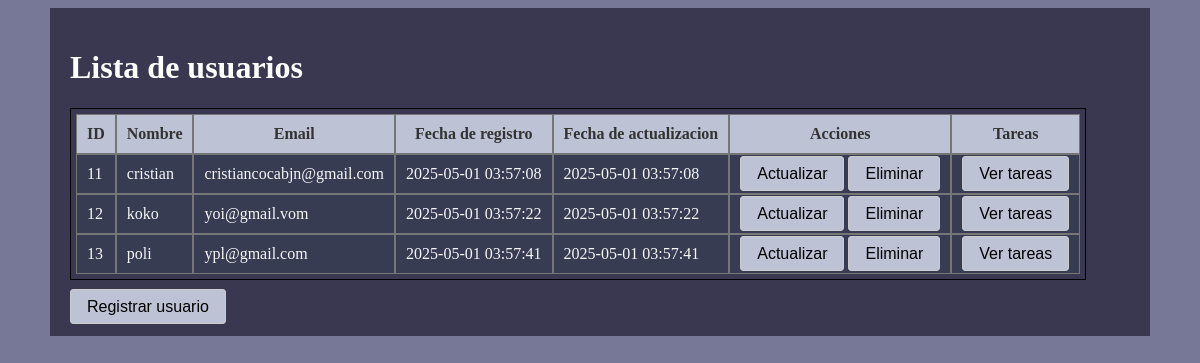
/controllers/user_controller.php, run on the app's committed database.
### tables this page shows
CREATE TABLE IF NOT EXISTS `users` (
  `id` int(11) NOT NULL AUTO_INCREMENT,
  `name` varchar(255) NOT NULL,
  `email` varchar(255) NOT NULL,
  `password` varchar(255) NOT NULL,
  `created_at` timestamp NULL DEFAULT CURRENT_TIMESTAMP,
  `updated_at` timestamp NULL DEFAULT CURRENT_TIMESTAMP ON UPDATE CURRENT_TIMESTAMP,
  PRIMARY KEY (`id`)
);

### controllers/user_controller.php (called while the page is built)
<?php
require_once '../models/User.php';
$user = new User();
$users =$user-> getAll();
include_once '../views/user_index.php';
exit();
?>

### models/Connection.php (called while the page is built, shortened)
<?php
class Connection{
    private $host = "localhost";
    private $user = "root";
    private $password = "";
    private $db = "proyectoList";
    private $port = 3306;
    protected function connect(){
        try{
            $this->connection = mysqli_connect(
                $this->host, $this->user, $this->password, $this->db, $this->port);
        }
        catch(Exception $e){
            echo "Error: ". $e->getMessage();
            die("Connection failed");
        }
    }
}

### models/User.php (called while the page is built, shortened)
<?php
require_once "Connection.php";
class User extends Connection{
    public function getAll(){
        $stmt = mysqli_prepare($this->connection,"SELECT *FROM users");
        $stmt->execute();
        $result = $stmt->get_result();
        $users = array();
        while($row =  $result->fetch_assoc()){
            array_push($users,$row);
        }
        return $users;
    }
}

### views/user_index.php (the view, shortened to what this page needs)
<!DOCTYPE html>
<html lang="en">
<head>
    <link rel="stylesheet" href="../style.css">
</head>
<body>
    <div class="formulario">
    <h1>Lista de usuarios</h1>
    <table>
    <thead>
        <tr>
            <th>ID</th>
            <th>Nombre</th>
            <th>Email</th>
            <th>Fecha de registro</th>
            <th>Fecha de actualizacion</th>
            <th>Acciones</th>
            <th>Tareas</th>
        </tr>
    </thead>
    <tbody>
        <?php if(!empty($users)): ?>
        <?php foreach($users as $user): ?>
            <tr>
                <td><?= htmlspecialchars($user['id'])?></td>
                <td><?= htmlspecialchars($user['name'])?></td>
                <td><?= htmlspecialchars($user['email'])?></td>
                <td><?= htmlspecialchars($user['created_at'])?></td>
                <td><?= htmlspecialchars($user['updated_at'])?></td>
                <td>
                    <a href="../controllers/user_update.php?id=<?=$user['id'] ?>" class="button" >Actualizar</a>
                    <a href="../controllers/user_delete.php?id=<?=$user['id'] ?>" class="button" >Eliminar</a>
                </td>
                <td>
                    <a href="../controllers/task_controller.php?id=<?=$user['id'] ?>" class="button" >Ver tareas</a>
                </td>
            </tr>
        <?php endforeach; ?>
        <?php endif;?>
    </table>
    <br>
    <a href="../controllers/user_create.php" class="button">Registrar usuario</a>
    </div>
</body>
</html>

### style.css (style rules this page uses)
table { width: auto; position: relative; border: 1.5px solid black; border-spacing: 0cap; padding: 5px; }
th { background-color: rgb(190, 194, 213); border: 1.5px solid rgb(119, 118, 118); color: #333; padding: 10px; }
td { border-color: black; padding: 10px; border: 1.5px solid rgb(119, 118, 118); background-color:rgb(56, 60, 83); color: #f6f6f6; }
a.button { padding: 8px 16px; background: rgb(190, 194, 213); border: 1px solid #ccc; border-radius: 4px; text-decoration: none; color: #000000; font-family: sans-serif; }
.formulario { display: block; width: 1100px; padding: 20px; margin: auto; background-color: rgb(58, 56, 80); box-sizing: border-box; color: #ffffff; }
body { background-color:rgba(81, 82, 122, 0.781); }

### data on the page
users: id "11", name "cristian", email "cristiancocabjn@gmail.com", created_at "2025-05-01 03:57:08", updated_at "2025-05-01 03:57:08"
users: id "12", name "koko", email "yoi@gmail.vom", created_at "2025-05-01 03:57:22", updated_at "2025-05-01 03:57:22"
users: id "13", name "poli", email "ypl@gmail.com", created_at "2025-05-01 03:57:41", updated_at "2025-05-01 03:57:41"
